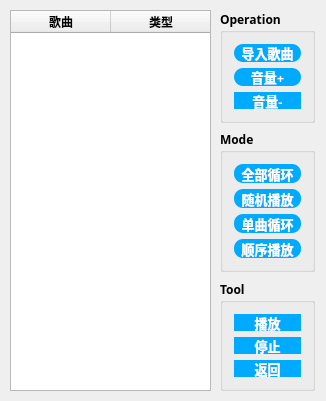
<?xml version="1.0" encoding="UTF-8"?>
<ui version="4.0">
 <class>BackgroundMusic</class>
 <widget class="QMainWindow" name="BackgroundMusic">
  <property name="enabled">
   <bool>true</bool>
  </property>
  <property name="geometry">
   <rect>
    <x>0</x>
    <y>0</y>
    <width>326</width>
    <height>401</height>
   </rect>
  </property>
  <property name="windowTitle">
   <string>MainWindow</string>
  </property>
  <property name="autoFillBackground">
   <bool>false</bool>
  </property>
  <property name="styleSheet">
   <string notr="true"/>
  </property>
  <widget class="QWidget" name="centralWidget">
   <widget class="QTableWidget" name="tableWidget">
    <property name="geometry">
     <rect>
      <x>10</x>
      <y>10</y>
      <width>201</width>
      <height>381</height>
     </rect>
    </property>
    <property name="font">
     <font>
      <family>Aharoni</family>
      <pointsize>9</pointsize>
      <weight>75</weight>
      <bold>true</bold>
     </font>
    </property>
    <property name="autoFillBackground">
     <bool>true</bool>
    </property>
    <property name="styleSheet">
     <string notr="true"/>
    </property>
    <property name="frameShape">
     <enum>QFrame::StyledPanel</enum>
    </property>
    <property name="horizontalScrollBarPolicy">
     <enum>Qt::ScrollBarAlwaysOff</enum>
    </property>
    <property name="editTriggers">
     <set>QAbstractItemView::NoEditTriggers</set>
    </property>
    <property name="alternatingRowColors">
     <bool>true</bool>
    </property>
    <property name="selectionMode">
     <enum>QAbstractItemView::SingleSelection</enum>
    </property>
    <property name="selectionBehavior">
     <enum>QAbstractItemView::SelectRows</enum>
    </property>
    <property name="gridStyle">
     <enum>Qt::DashLine</enum>
    </property>
    <property name="columnCount">
     <number>2</number>
    </property>
    <column>
     <property name="text">
      <string>歌曲</string>
     </property>
    </column>
    <column>
     <property name="text">
      <string>类型</string>
     </property>
    </column>
   </widget>
   <widget class="QGroupBox" name="groupBox">
    <property name="geometry">
     <rect>
      <x>220</x>
      <y>130</y>
      <width>95</width>
      <height>142</height>
     </rect>
    </property>
    <property name="font">
     <font>
      <family>Aharoni</family>
      <weight>75</weight>
      <bold>true</bold>
     </font>
    </property>
    <property name="title">
     <string>Mode</string>
    </property>
    <layout class="QVBoxLayout" name="verticalLayout">
     <item>
      <widget class="QPushButton" name="loopButton">
       <property name="font">
        <font>
         <family>Aharoni</family>
         <pointsize>10</pointsize>
         <weight>75</weight>
         <bold>true</bold>
        </font>
       </property>
       <property name="styleSheet">
        <string notr="true">QPushButton { background-color: rgb(0, 170, 255); border-radius: 9px; color: rgb(255, 255, 255); } QPushButton:hover { background-color: rgb(52, 200, 144); }</string>
       </property>
       <property name="text">
        <string>全部循环</string>
       </property>
      </widget>
     </item>
     <item>
      <widget class="QPushButton" name="randomButton">
       <property name="font">
        <font>
         <family>Aharoni</family>
         <pointsize>10</pointsize>
         <weight>75</weight>
         <bold>true</bold>
        </font>
       </property>
       <property name="styleSheet">
        <string notr="true">QPushButton { background-color: rgb(0, 170, 255); border-radius: 9px; color: rgb(255, 255, 255); } QPushButton:hover { background-color: rgb(52, 200, 144); }</string>
       </property>
       <property name="text">
        <string>随机播放</string>
       </property>
      </widget>
     </item>
     <item>
      <widget class="QPushButton" name="itemLoopButton">
       <property name="font">
        <font>
         <family>Aharoni</family>
         <pointsize>10</pointsize>
         <weight>75</weight>
         <bold>true</bold>
        </font>
       </property>
       <property name="styleSheet">
        <string notr="true">QPushButton { background-color: rgb(0, 170, 255); border-radius: 9px; color: rgb(255, 255, 255); } QPushButton:hover { background-color: rgb(52, 200, 144); }</string>
       </property>
       <property name="text">
        <string>单曲循环</string>
       </property>
      </widget>
     </item>
     <item>
      <widget class="QPushButton" name="sequentialButton">
       <property name="font">
        <font>
         <family>Aharoni</family>
         <pointsize>10</pointsize>
         <weight>75</weight>
         <bold>true</bold>
        </font>
       </property>
       <property name="styleSheet">
        <string notr="true">QPushButton { background-color: rgb(0, 170, 255); border-radius: 9px; color: rgb(255, 255, 255); } QPushButton:hover { background-color: rgb(52, 200, 144); }</string>
       </property>
       <property name="text">
        <string>顺序播放</string>
       </property>
      </widget>
     </item>
    </layout>
   </widget>
   <widget class="QGroupBox" name="groupBox_2">
    <property name="geometry">
     <rect>
      <x>220</x>
      <y>280</y>
      <width>95</width>
      <height>111</height>
     </rect>
    </property>
    <property name="font">
     <font>
      <family>Aharoni</family>
      <weight>75</weight>
      <bold>true</bold>
     </font>
    </property>
    <property name="title">
     <string>Tool</string>
    </property>
    <layout class="QVBoxLayout" name="verticalLayout_2">
     <item>
      <widget class="QPushButton" name="playButton">
       <property name="font">
        <font>
         <family>Aharoni</family>
         <pointsize>10</pointsize>
         <weight>75</weight>
         <bold>true</bold>
        </font>
       </property>
       <property name="styleSheet">
        <string notr="true">QPushButton { background-color: rgb(0, 170, 255); border-radius: 9px; color: rgb(255, 255, 255); } QPushButton:hover { background-color: rgb(52, 200, 144); }</string>
       </property>
       <property name="text">
        <string>播放</string>
       </property>
      </widget>
     </item>
     <item>
      <widget class="QPushButton" name="stopButton">
       <property name="font">
        <font>
         <family>Aharoni</family>
         <pointsize>10</pointsize>
         <weight>75</weight>
         <bold>true</bold>
        </font>
       </property>
       <property name="styleSheet">
        <string notr="true">QPushButton { background-color: rgb(0, 170, 255); border-radius: 9px; color: rgb(255, 255, 255); } QPushButton:hover { background-color: rgb(52, 200, 144); }</string>
       </property>
       <property name="text">
        <string>停止</string>
       </property>
      </widget>
     </item>
     <item>
      <widget class="QPushButton" name="quitButton">
       <property name="font">
        <font>
         <family>Aharoni</family>
         <pointsize>10</pointsize>
         <weight>75</weight>
         <bold>true</bold>
        </font>
       </property>
       <property name="styleSheet">
        <string notr="true">QPushButton { background-color: rgb(0, 170, 255); border-radius: 9px; color: rgb(255, 255, 255); } QPushButton:hover { background-color: rgb(52, 200, 144); }</string>
       </property>
       <property name="text">
        <string>返回</string>
       </property>
      </widget>
     </item>
    </layout>
   </widget>
   <widget class="QGroupBox" name="groupBox_3">
    <property name="geometry">
     <rect>
      <x>220</x>
      <y>10</y>
      <width>95</width>
      <height>113</height>
     </rect>
    </property>
    <property name="font">
     <font>
      <family>Aharoni</family>
      <pointsize>9</pointsize>
      <weight>75</weight>
      <bold>true</bold>
     </font>
    </property>
    <property name="title">
     <string>Operation</string>
    </property>
    <layout class="QVBoxLayout" name="verticalLayout_3">
     <item>
      <widget class="QPushButton" name="importButton">
       <property name="font">
        <font>
         <family>Aharoni</family>
         <pointsize>10</pointsize>
         <weight>75</weight>
         <bold>true</bold>
        </font>
       </property>
       <property name="styleSheet">
        <string notr="true">QPushButton { background-color: rgb(0, 170, 255); border-radius: 9px; color: rgb(255, 255, 255); } QPushButton:hover { background-color: rgb(52, 200, 144); }</string>
       </property>
       <property name="text">
        <string>导入歌曲</string>
       </property>
      </widget>
     </item>
     <item>
      <widget class="QPushButton" name="volumPlusButton">
       <property name="font">
        <font>
         <family>Aharoni</family>
         <pointsize>10</pointsize>
         <weight>75</weight>
         <bold>true</bold>
        </font>
       </property>
       <property name="styleSheet">
        <string notr="true">QPushButton { background-color: rgb(0, 170, 255); border-radius: 9px; color: rgb(255, 255, 255); } QPushButton:hover { background-color: rgb(52, 200, 144); }</string>
       </property>
       <property name="text">
        <string>音量+</string>
       </property>
      </widget>
     </item>
     <item>
      <widget class="QPushButton" name="volumReduceButton">
       <property name="font">
        <font>
         <family>Aharoni</family>
         <pointsize>10</pointsize>
         <weight>75</weight>
         <bold>true</bold>
        </font>
       </property>
       <property name="styleSheet">
        <string notr="true">QPushButton { background-color: rgb(0, 170, 255); border-radius: 9px; color: rgb(255, 255, 255); } QPushButton:hover { background-color: rgb(52, 200, 144); }</string>
       </property>
       <property name="text">
        <string>音量-</string>
       </property>
      </widget>
     </item>
    </layout>
   </widget>
  </widget>
  <action name="action_Quit">
   <property name="text">
    <string>退出</string>
   </property>
   <property name="shortcut">
    <string>Ctrl+Q</string>
   </property>
  </action>
  <action name="action_SongList">
   <property name="text">
    <string>显示/隐藏播放列表</string>
   </property>
   <property name="toolTip">
    <string>显示/隐藏播放列表</string>
   </property>
  </action>
  <action name="action_Last">
   <property name="text">
    <string>上一首</string>
   </property>
   <property name="shortcut">
    <string>Ctrl+Left</string>
   </property>
  </action>
  <action name="action_Next">
   <property name="text">
    <string>下一首</string>
   </property>
   <property name="shortcut">
    <string>Ctrl+Right</string>
   </property>
  </action>
  <action name="action_Play">
   <property name="text">
    <string>播放</string>
   </property>
   <property name="shortcut">
    <string>Ctrl+F5</string>
   </property>
  </action>
  <action name="action_Stop">
   <property name="text">
    <string>停止</string>
   </property>
   <property name="shortcut">
    <string>Ctrl+F2</string>
   </property>
  </action>
  <action name="action_About">
   <property name="text">
    <string>关于我们</string>
   </property>
   <property name="shortcut">
    <string>Ctrl+A</string>
   </property>
  </action>
  <action name="action_Support">
   <property name="text">
    <string>关于酷音听听</string>
   </property>
   <property name="toolTip">
    <string>关于酷音听听</string>
   </property>
   <property name="shortcut">
    <string>Ctrl+F1</string>
   </property>
  </action>
  <action name="action_Import">
   <property name="text">
    <string>导入本地歌曲</string>
   </property>
   <property name="shortcut">
    <string>Ctrl+I</string>
   </property>
  </action>
  <action name="action_SoundPlus">
   <property name="text">
    <string>音量+(20%)</string>
   </property>
   <property name="shortcut">
    <string>Ctrl+Up</string>
   </property>
  </action>
  <action name="action_SoundReduce">
   <property name="text">
    <string>音量-(20%)</string>
   </property>
   <property name="shortcut">
    <string>Ctrl+Down</string>
   </property>
  </action>
  <action name="action_Mode1">
   <property name="text">
    <string>列表循环</string>
   </property>
   <property name="toolTip">
    <string>列表循环</string>
   </property>
   <property name="shortcut">
    <string>Alt+1</string>
   </property>
  </action>
  <action name="action_Mode2">
   <property name="text">
    <string>随机播放</string>
   </property>
   <property name="toolTip">
    <string>随机播放</string>
   </property>
   <property name="shortcut">
    <string>Alt+2</string>
   </property>
  </action>
  <action name="action_Mode3">
   <property name="text">
    <string>单曲循环</string>
   </property>
   <property name="shortcut">
    <string>Alt+3</string>
   </property>
  </action>
  <action name="action_Mode4">
   <property name="text">
    <string>顺序播放</string>
   </property>
   <property name="toolTip">
    <string>顺序播放</string>
   </property>
   <property name="shortcut">
    <string>Alt+4</string>
   </property>
  </action>
 </widget>
 <layoutdefault spacing="6" margin="11"/>
 <resources>
  <include location="source.qrc"/>
 </resources>
 <connections>
  <connection>
   <sender>quitButton</sender>
   <signal>clicked()</signal>
   <receiver>BackgroundMusic</receiver>
   <slot>close()</slot>
   <hints>
    <hint type="sourcelabel">
     <x>266</x>
     <y>266</y>
    </hint>
    <hint type="destinationlabel">
     <x>318</x>
     <y>264</y>
    </hint>
   </hints>
  </connection>
 </connections>
</ui>
